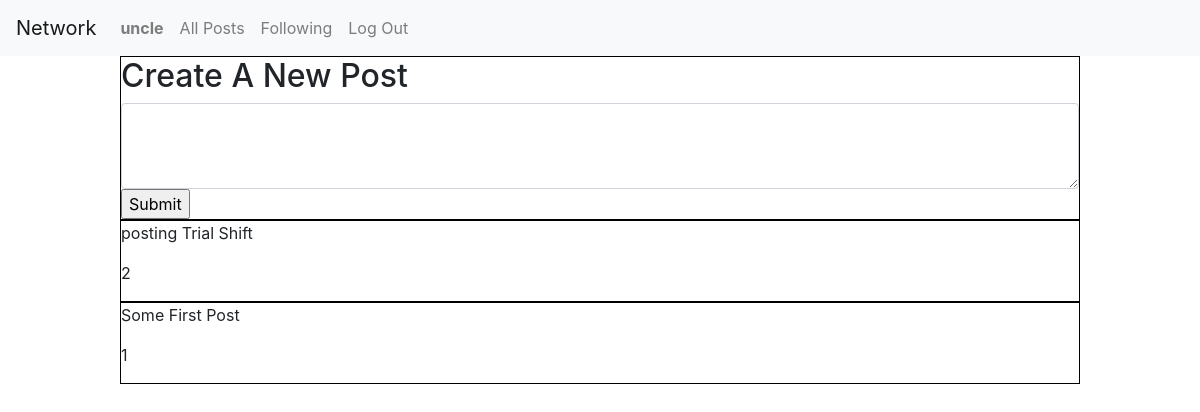
Page / (signed in) on the earlier database version.
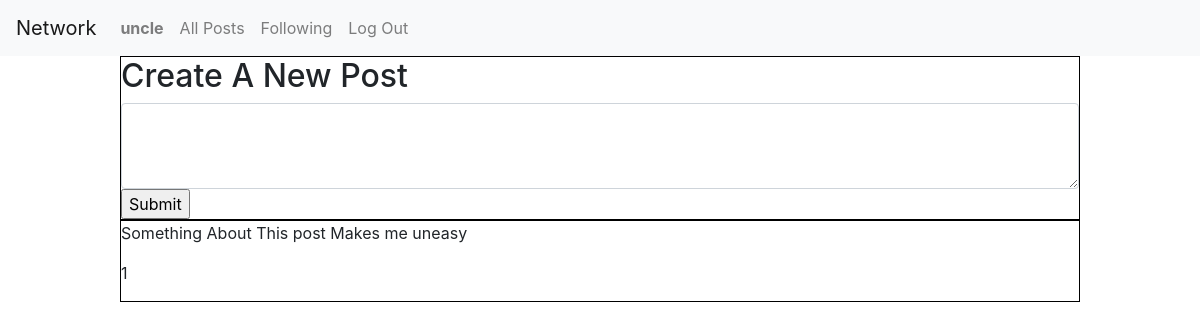
Same page on the later database version.
### network/models.py (models this page shows, shortened)
class User(AbstractUser):
    pass

class Post(models.Model):
    user = models.ForeignKey(settings.AUTH_USER_MODEL, on_delete=models.CASCADE, related_name="posts")
    content = models.CharField(max_length = 256)
    date_added = models.DateTimeField(auto_now_add=True)
    like = models.ManyToManyField(User, blank=True, related_name="liked_user")

### network/views.py (the view)
# urls.py: path("", views.index, name="index"),
def index(request):
    posts = Post.objects.all()
    context = {
        "posts": posts,
    }
    return render(request, "network/index.html", context)

### network/templates/network/index.html (shortened to what this page needs)
{% extends "network/layout.html" %}
{% load static %}
{% block body %}
    {% if user.is_authenticated %}
        <div class="post-container">
            <h2 class="post-header">Create A New Post</h2>
            <form action="" id="post-form">
                <textarea class="form-control" id="post-content" rows="3"></textarea>
                <input id="post-submit" type="submit">
            </form>
        </div>
    {% endif %}
    {% for post in posts %}
        <div class="post-container">
            <p>{{ post.content }}</p>
            <p>{{ post.like.count }}</p>
        </div>
    {% endfor %}
{% endblock %}

### network/static/network/styles.css (style rules this page uses)
.body { box-sizing:border-box; }
.post-container { width:80%; margin: 0 auto; border: 1px solid black; }

Differences in the rows shown:
removed Post: content "posting Trial Shift", like.count "2"
removed Post: content "Some First Post", like.count "1"
added Post: content "Something About This post Makes me uneasy", like.count "1"
